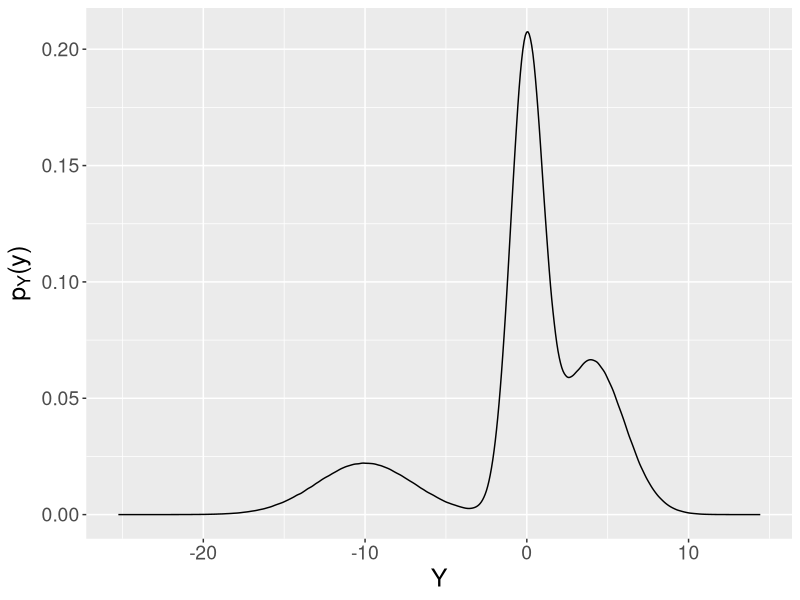
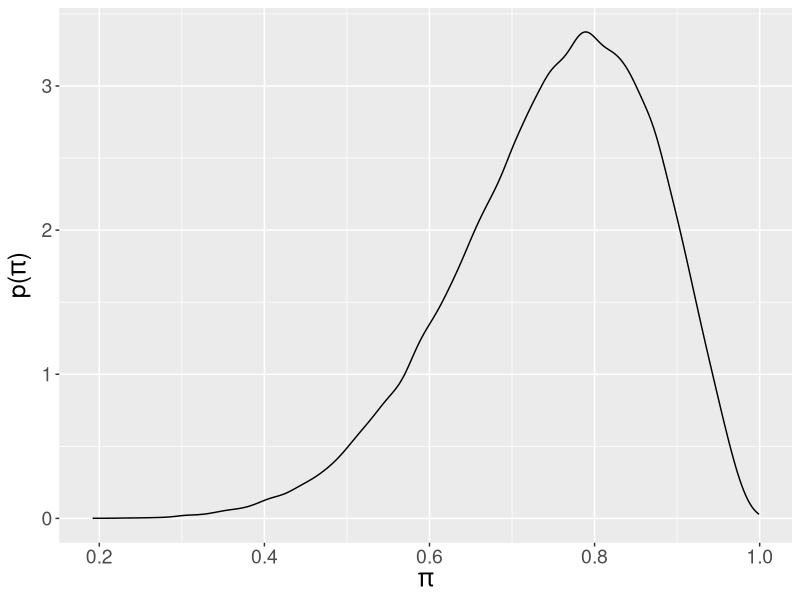

These figures' R source, in order:
install.packages("ggplot2")
library(ggplot2)

#mixture density
mat=rmultinom(1, 10000000, c(1/6,1/2,1/3))
first=rnorm(mat[1,1], -10, 3)
second=rnorm(mat[2,1], 0, 1)
third=rnorm(mat[3,1], 4, 2)
sample = c(first, second, third)

densityplot = ggplot()+ aes(sample) + geom_density()
densityplot + ylab(expression("p"[ Y ]*"(y)"))  + xlab("Y") + theme(axis.text=element_text(size=14),axis.title=element_text(size=18), plot.title=element_text(size=20))

#toy problem 
sample = rbeta(n=100000, shape1 = 9, shape2 = 3)
densityplot = ggplot()+ aes(sample) + geom_density()
densityplot + ylab(expression("p("*pi*")"))  + xlab(expression(pi)) + theme(axis.text=element_text(size=14),axis.title=element_text(size=18), plot.title=element_text(size=20))
